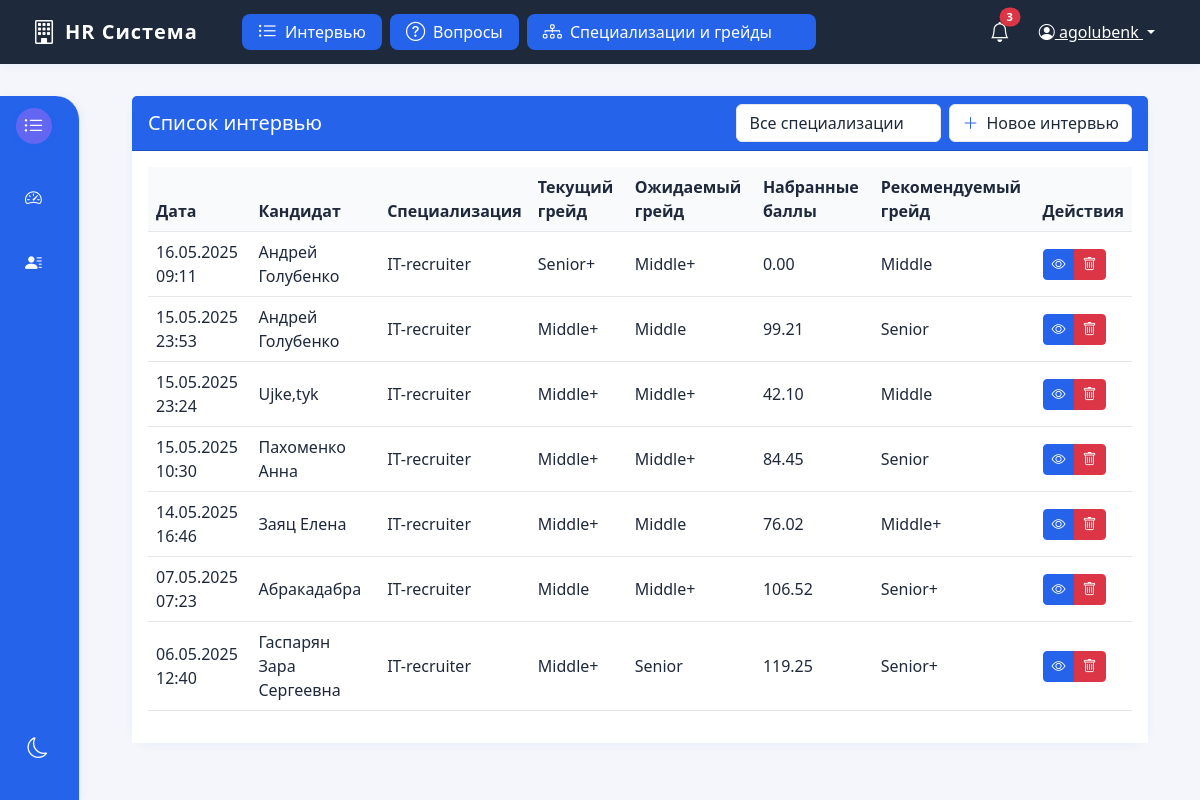
Page /interviews/ (signed in) on the earlier database version.
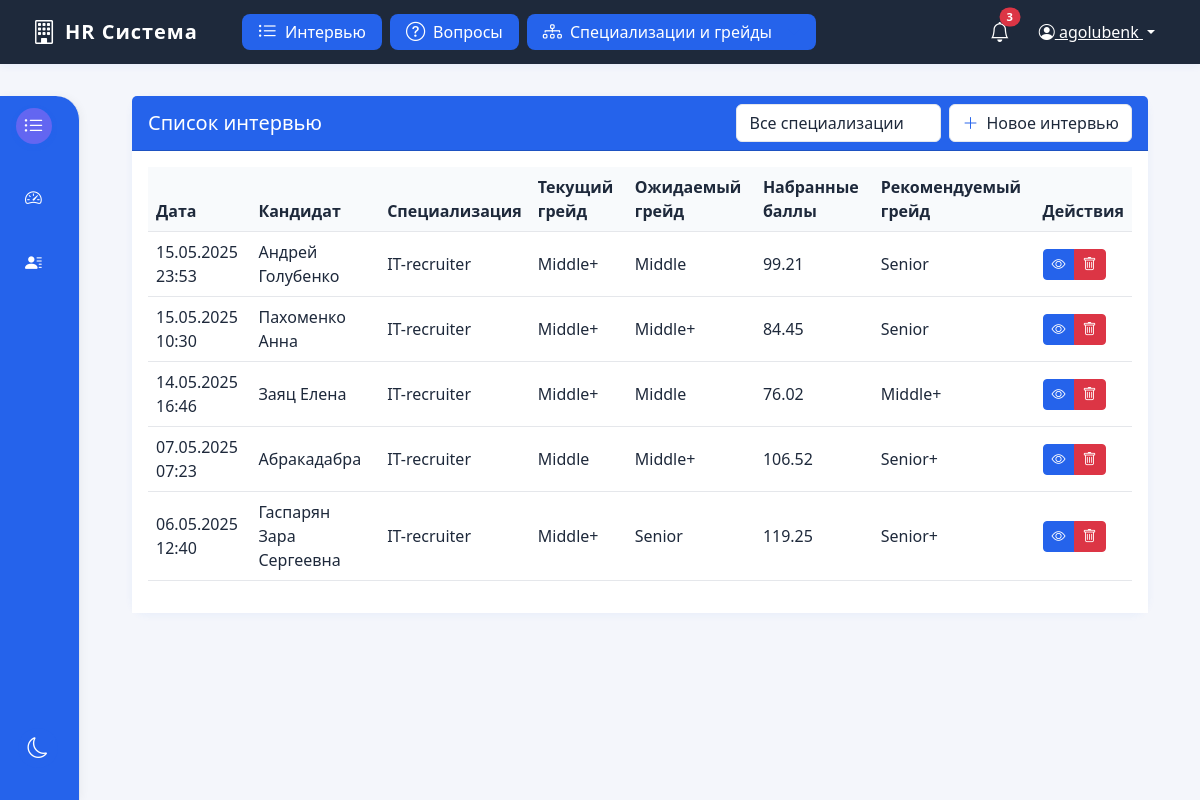
Same page on the later database version.
### positions/models.py (models this page shows, shortened)
class Interview(models.Model):
    position = models.ForeignKey(Position, on_delete=models.CASCADE, verbose_name="Специализация")
    candidate_name = models.CharField(max_length=255, verbose_name="ФИО кандидата")
    expected_grade = models.ForeignKey(Grade, on_delete=models.SET_NULL, null=True, related_name='expected_interviews', verbose_name="Ожидаемый грейд")
    expected_salary = models.DecimalField(max_digits=10, decimal_places=2, verbose_name="Ожидаемая ЗП")
    current_grade = models.ForeignKey(Grade, on_delete=models.SET_NULL, null=True, blank=True, related_name='current_interviews', verbose_name="Текущий грейд")
    general_notes = models.TextField(blank=True, verbose_name="Общие заметки")
    created_at = models.DateTimeField(auto_now_add=True, verbose_name="Дата создания")
    updated_at = models.DateTimeField(auto_now=True, verbose_name="Дата обновления")
    class Meta:
        verbose_name = "Интервью"
        verbose_name_plural = "Интервью"
        ordering = ['-created_at']

class Position(models.Model):
    name = models.CharField(max_length=100, unique=True, verbose_name='Название специализации')
    is_active = models.BooleanField(default=True, verbose_name='Активна')
    class Meta:
        verbose_name = 'Специализация'
        verbose_name_plural = 'Специализации'
        ordering = ['name']

class Grade(models.Model):
    name = models.CharField(max_length=100, verbose_name='Название грейда')
    positions = models.TextField(verbose_name='Должности', blank=True)
    order = models.IntegerField(verbose_name='Порядок', default=0)
    min_score = models.DecimalField(max_digits=5, decimal_places=2, verbose_name='Минимальный балл', default=0)
    max_score = models.DecimalField(max_digits=5, decimal_places=2, verbose_name='Максимальный балл', default=100)
    class Meta:
        verbose_name = 'Грейд'
        verbose_name_plural = 'Грейды'
        ordering = ['order']

### positions/views.py (the view)
# urls.py: path('interviews/', views.InterviewListView.as_view(), name='interview_list'),
class InterviewListView(LoginRequiredMixin, ListView):
    model = Interview
    template_name = 'positions/interview_list.html'
    context_object_name = 'interviews'
    paginate_by = 10
    def get_queryset(self):
        queryset = super().get_queryset()
        position_id = self.request.GET.get('position')
        if position_id:
            queryset = queryset.filter(position_id=position_id)
        return queryset.select_related('position', 'expected_grade', 'current_grade').prefetch_related('results')
    def get_context_data(self, **kwargs):
        context = super().get_context_data(**kwargs)
        context['positions'] = Position.objects.all()
        context['selected_position'] = self.request.GET.get('position')
        return context

### positions/templatetags/positions_extras.py (called while the page is built)
@register.filter
def sum_scores(results):
    return sum(float(result.score) for result in results)

@register.filter
def get_recommended_grade(results):
    if not results:
        return None
    interview = results[0].interview
    total_score = sum(float(result.score) for result in results)
    position_grades = PositionGrade.objects.filter(
        position=interview.position
    ).select_related('grade').order_by('-grade__order')
    for position_grade in position_grades:
        if total_score >= position_grade.confirmation_points:
            return position_grade.grade.name
    return None

### templates/positions/interview_list.html (shortened to what the changed rows need)
{% extends 'positions/base.html' %}
{% load positions_extras %}
{% block content %}
<div class="container-fluid">
    <div class="row justify-content-center">
        <div class="col-12">
            <div class="card">
                <div class="card-body">
                    <div class="table-responsive">
                        <table class="table table-hover align-middle">
                            <thead>
                                <tr>
                                    <th>Дата</th>
                                    <th>Кандидат</th>
                                    <th>Специализация</th>
                                    <th>Текущий грейд</th>
                                    <th>Ожидаемый грейд</th>
                                    <th>Набранные баллы</th>
                                    <th>Рекомендуемый грейд</th>
                                    <th>Действия</th>
                                </tr>
                            </thead>
                            <tbody>
                                {% for interview in interviews %}
                                <tr>
                                    <td>{{ interview.created_at|date:"d.m.Y H:i" }}</td>
                                    <td>{{ interview.candidate_name }}</td>
                                    <td>{{ interview.position.name }}</td>
                                    <td>{{ interview.current_grade.name|default:"-" }}</td>
                                    <td>{{ interview.expected_grade.name|default:"-" }}</td>
                                    <td>
                                        {% with total_score=interview.results.all|sum_scores %}
                                        {{ total_score|floatformat:2 }}
                                        {% endwith %}
                                    </td>
                                    <td>
                                        {% with recommended_grade=interview.results.all|get_recommended_grade %}
                                        {{ recommended_grade|default:"-" }}
                                        {% endwith %}
                                    </td>
                                    <td>
                                        <div class="btn-group">
                                            <a href="{% url 'positions:interview_result' interview.pk %}" class="btn btn-sm btn-primary d-flex align-items-center gap-1">
                                                <i class="bi bi-eye"></i>
                                            </a>
                                            <button type="button" class="btn btn-sm btn-danger d-flex align-items-center gap-1 delete-interview" data-interview-id="{{ interview.pk }}">
                                                <i class="bi bi-trash"></i>
                                            </button>
                                        </div>
                                    </td>
                                </tr>
                                {% empty %}
                                <tr>
                                    <td colspan="8" class="text-center">Нет доступных интервью</td>
                                </tr>
                                {% endfor %}
                            </tbody>
                        </table>
                    </div>
                </div>
            </div>
        </div>
    </div>
</div>
{% endblock %}

Differences in the rows shown:
removed Interview: created_at "16.05.2025 09:11", candidate_name "Андрей Голубенко", position.name "IT-recruiter", current_grade.name "Senior+", expected_grade.name "Middle+", results "0.00", results "Middle"
removed Interview: created_at "15.05.2025 23:24", candidate_name "Ujke,tyk", position.name "IT-recruiter", current_grade.name "Middle+", expected_grade.name "Middle+", results "42.10", results "Middle"
